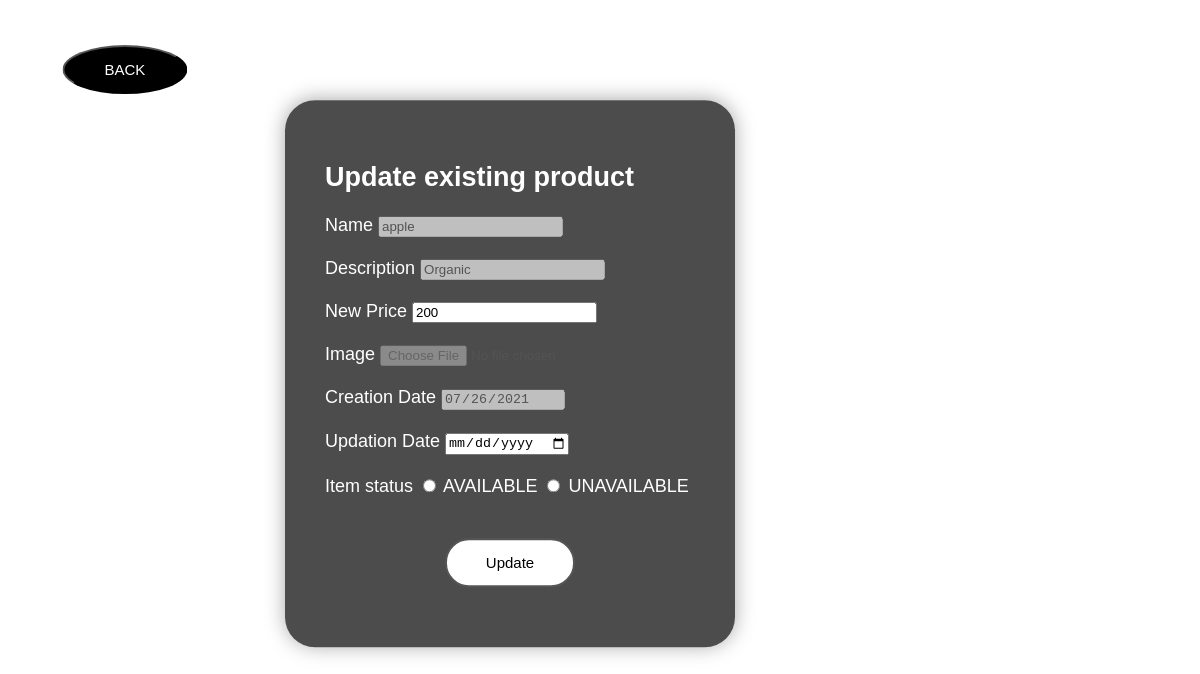
/pro_updtdfile.php?id=14, run on the app's committed database.
### tables this page shows
CREATE TABLE `products` (
  `ID` int(11) NOT NULL,
  `Cat_ID` int(50) NOT NULL,
  `Name` varchar(255) NOT NULL,
  `Description` varchar(255) NOT NULL,
  `Price` int(20) NOT NULL,
  `Image` varchar(255) NOT NULL,
  `Suppliers_ID` int(11) NOT NULL,
  `CreatedAt` date NOT NULL,
  `UpdatedAt` date NOT NULL,
  `Status` varchar(10) NOT NULL
);

### pro_updtdfile.php (the view, shortened to what this page needs)
<?php
    include("config.php");
    if(isset($_POST['btn']))
    {
        $pro_name=$_POST['name'];
        $pro_desc=$_POST['description'];
        $pro_price=$_POST['price'];
        $pro_create=$_POST['createdAt'];
        $pro_update=$_POST['UpdatedAt'];
        $pro_sts=$_POST['status'];
		$pro_id = $_GET['id'];
        $q= "update products set Price= '$pro_price', UpdatedAt='$pro_update', Status='$pro_sts' where ID=$pro_id";
        $query=mysqli_query($dbcon,$q);
        header('location:pro_viewfile.php');
    }
    else if(isset($_GET['id']))
    {
        $q = "SELECT * FROM products WHERE ID='".$_GET['id']."'";
        $query=mysqli_query($dbcon,$q);
        $res= mysqli_fetch_array($query);
    }
?>
<!DOCTYPE html>
<html>
<head>
</head>
<body>
	<div class="f"><a href="pro_viewfile.php"><button type="button" class="btn btn-primary ml-4 pl-2">BACK</button></a>
	</div>
	<div class="container">
		<h2 class="my-4">Update existing product</h2>
		<form method="post" enctype="multipart/form-data">
			<div class="form-group">
                <label>Name</label>
				<input type="text" class="form-control" name="name" value="<?php echo $res['Name'];?>" disabled/>
            </div>
            <div class="form-group">
                <br><label>Description</label>
				<input type="text" class="form-control" name="description" value="<?php echo $res['Description'];?>" disabled/>
            </div>
            <div class="form-group">
                <br><label>New Price</label>
				<input type="text" class="form-control" name="price" value="<?php echo $res['Price'];?>" required/>
            </div>
            <div class="form-group">
                <br><label>Image</label>
				<input type="file" class="file_input" name="image" value="<?php echo $res['Image'];?>" disabled/>
            </div>
            <div class="form-group">
				<br><label>Creation Date</label>
				<input type="date" class="form-control" placeholder=" Creation Date" name="createdAt" value="<?php echo $res['CreatedAt'];?>" disabled/>
            </div>
            <div class="form-group">
				<br><label>Updation Date</label>
				<input type="date" class="form-control" placeholder="Updation Date" name="UpdatedAt" value="<?php echo $res['UpdatedAt'];?>" required/>
			</div>
            <div class="form-group">
				<br><label>Item status</label>
				<input type="radio" class="form-control" name="status" value="available">
				<label for="available">AVAILABLE</label>
				<input type="radio" class="form-control" name="status" value="unavailable">
                <label for="unavailable">UNAVAILABLE</label><br>
            </div>
            <div class="form-group">
				<br><input type="submit" class="btn btn-danger" value="Update" name="btn">
			</div>
		</form>
	</div>
</body>
</html>

### pro_updtdfile.php (style rules this page uses)
body { margin: 0; padding: 0; font-family: sans-serif; background-image: url("bg4.jpeg"); background-size: cover; transform: translate(0%,42%); //background-position: center; opacity: 1.0; font-size: 18px; }
.container { width: 370px; padding: 40px; border-radius: 30px; position: absolute; top: 50%; left: 50%; transform: translate(-70%,10%); background-color: rgba(0,0,0,0.7); text-align:left; box-shadow: 0px -1px 20px 0px darkgrey; color: white; }
.container input[type="submit"] { border:0; width: 130px; background color: white; display: block; margin: 20px auto; text-align: center; border: 2px solid #2ecc71; padding: 14px 10px; outline: none; color: black; border-radius: 24px; transition: 0.25s; cursor: pointer; font-size: 15px; }
button { font-size: 15px; background-color: black; color: white; align: center; transform: translate(50%,50%); border-radius: 50%; padding: 14px 40px; }
.container input[type="submit"] { background-color: white; color: black; border: 2px solid #555555; }

### data on the page
products: name "apple", description "Organic", price "200", createdAt "07/26/2021"
